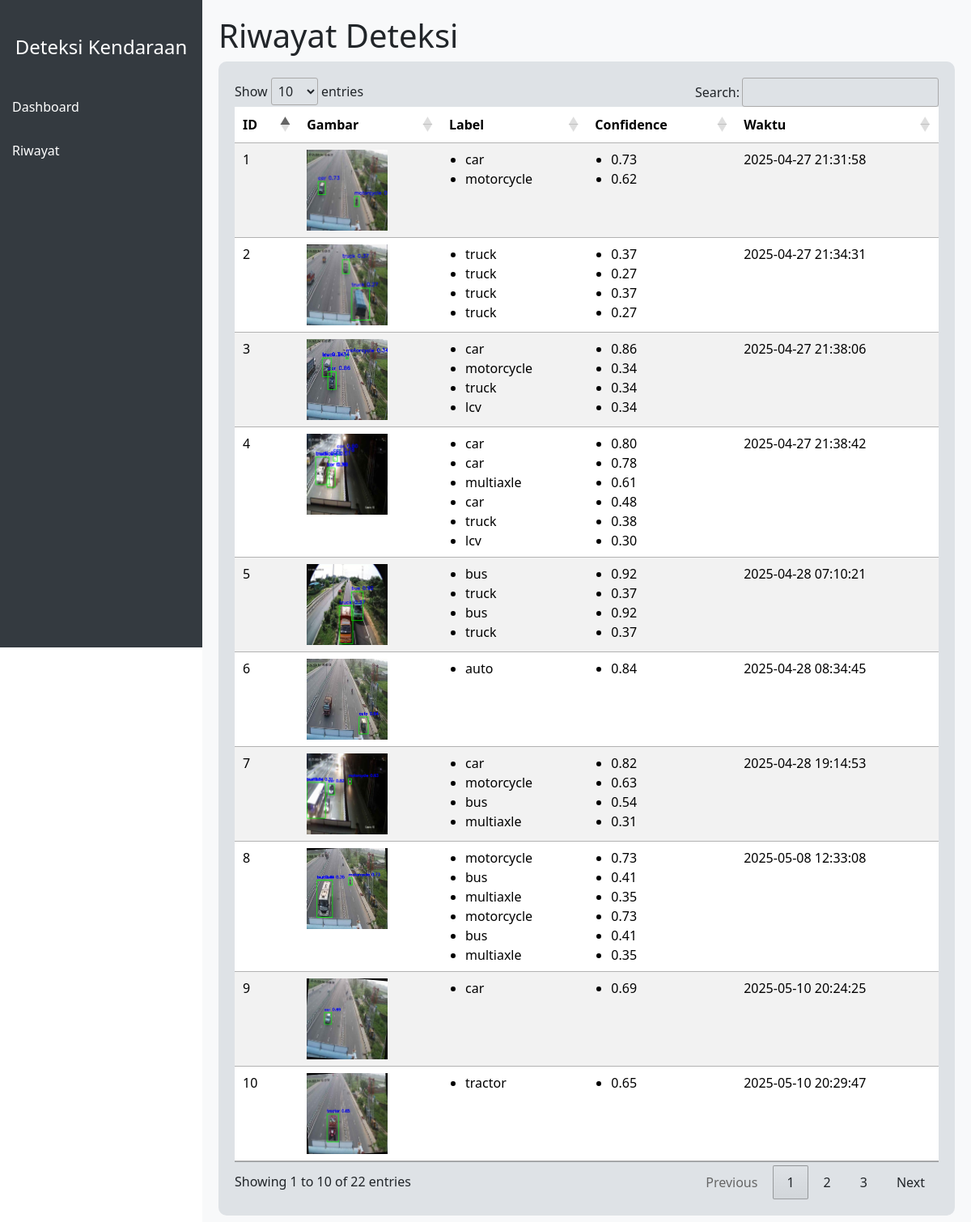
The app's page /history with its own data.
### tables this page shows
CREATE TABLE detections (
            id INTEGER PRIMARY KEY AUTOINCREMENT,
            filename TEXT,
            label TEXT,
            confidence REAL,
            timestamp TEXT
        );

### app.py (the view)
@app.route('/history')
def history():
    conn = sqlite3.connect('database.db')
    cursor = conn.cursor()
    cursor.execute("SELECT * FROM detections")
    records = cursor.fetchall()
    conn.close()
    grouped = {}
    for record in records:
        filename = record[1]
        if filename not in grouped:
            grouped[filename] = []
        grouped[filename].append({
            'id': record[0],
            'label': record[2],
            'confidence': record[3],
            'waktu': record[4]
        })
    return render_template('history.html', grouped=grouped)

### templates/history.html (shortened to what this page needs)
{% extends "layout.html" %}
{% block content %}
<h1>Riwayat Deteksi</h1>
<div class="table-box">
    <table id="historyTable" class="table table-striped">
        <thead>
            <tr>
                <th>ID</th>
                <th>Gambar</th>
                <th>Label</th>
                <th>Confidence</th>
                <th>Waktu</th>
            </tr>
        </thead>
        <tbody>
            {% for filename, predictions in grouped.items() %}
            <tr>
                <td>{{ loop.index }}</td>
                <td><img src="{{ url_for('static', filename='results/result_' + filename) }}" width="100"></td>
                <td>
                    <ul style="margin: 0; padding-left: 20px;">
                        {% for p in predictions %}
                        <li>{{ p['label'] }}</li>
                        {% endfor %}
                    </ul>
                </td>
                <td>
                    <ul style="margin: 0; padding-left: 20px;">
                        {% for p in predictions %}
                        <li>{{ '%.2f'|format(p['confidence']) }}</li>
                        {% endfor %}
                    </ul>
                </td>
                <td>{{ predictions[0]['waktu'] }}</td>
            </tr>
            {% endfor %}
        </tbody>
    </table>
</div>
<link rel="stylesheet" href="https://cdn.datatables.net/1.13.6/css/jquery.dataTables.min.css">
{% endblock %}

### templates/layout.html (shortened to what this page needs)
<!DOCTYPE html>
<html lang="en">
<head>
    <link href="https://cdn.jsdelivr.net/npm/bootstrap@5.3.2/dist/css/bootstrap.min.css" rel="stylesheet">
</head>
<body>
    <div class="sidebar">
        <h4 class="text-center py-4">Deteksi Kendaraan</h4>
        <a href="{{ url_for('index') }}">Dashboard</a>
        <a href="{{ url_for('history') }}">Riwayat</a>
    </div>
    <div class="content">
        {% block content %}{% endblock %}
    </div>
</body>
</html>

### templates/layout.html (style rules this page uses)
body { margin: 0; padding: 0; display: flex; }
.sidebar { width: 250px; height: 100vh; position: fixed; top: 0; left: 0; background-color: #343a40; color: white; display: flex; flex-direction: column; padding-top: 20px; }
.sidebar a { color: white; padding: 15px; display: block; text-decoration: none; }
.content { margin-left: 250px; padding: 20px; width: calc(100% - 250px); background-color: #f8f9fa; }
.upload-box, .result-box, .table-box { background: #dee2e6; padding: 20px; border-radius: 10px; }

### records on screen
detections: filename (picture), label "car", confidence "0.73", timestamp "2025-04-27 21:31:58"
detections: label "motorcycle", confidence "0.62"
detections: filename (picture), label "truck", confidence "0.37", timestamp "2025-04-27 21:34:31"
detections: label "truck", confidence "0.27"
detections: label "truck", confidence "0.37"
detections: label "truck", confidence "0.27"
detections: filename (picture), label "car", confidence "0.86", timestamp "2025-04-27 21:38:06"
detections: label "motorcycle", confidence "0.34"
detections: label "truck", confidence "0.34"
detections: label "lcv", confidence "0.34"
detections: filename (picture), label "car", confidence "0.80", timestamp "2025-04-27 21:38:42"
detections: label "car", confidence "0.78"
detections: label "multiaxle", confidence "0.61"
detections: label "car", confidence "0.48"
detections: label "truck", confidence "0.38"
detections: label "lcv", confidence "0.30"
detections: filename (picture), label "bus", confidence "0.92", timestamp "2025-04-28 07:10:21"
detections: label "truck", confidence "0.37"
detections: label "bus", confidence "0.92"
detections: label "truck", confidence "0.37"
detections: filename (picture), label "auto", confidence "0.84", timestamp "2025-04-28 08:34:45"
detections: filename (picture), label "car", confidence "0.82", timestamp "2025-04-28 19:14:53"
detections: label "motorcycle", confidence "0.63"
detections: label "bus", confidence "0.54"
detections: label "multiaxle", confidence "0.31"
detections: filename (picture), label "motorcycle", confidence "0.73", timestamp "2025-05-08 12:33:08"
detections: label "bus", confidence "0.41"
detections: label "multiaxle", confidence "0.35"
detections: label "motorcycle", confidence "0.73"
detections: label "bus", confidence "0.41"
detections: label "multiaxle", confidence "0.35"
detections: filename (picture), label "car", confidence "0.69", timestamp "2025-05-10 20:24:25"
detections: filename (picture), label "tractor", confidence "0.65", timestamp "2025-05-10 20:29:47"
